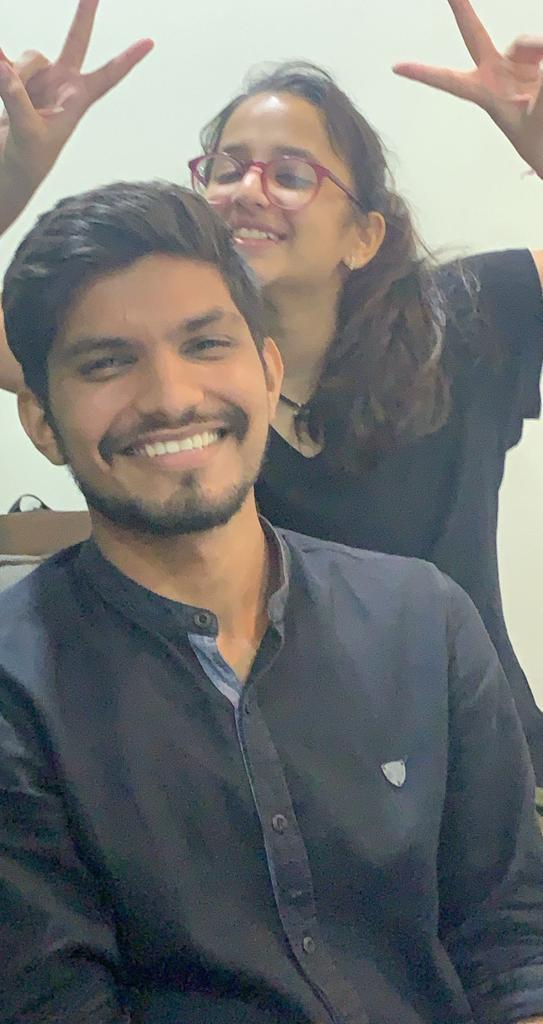
#> input picture IMG-20200721-WA0002.jpg, 543 x 1024 px
$ python face_recognition.py
#> lines starting #> are read from the running program, lines starting #| are printed output that depends on the picture; after the words box and inside, x2 and y2 are one past the last pixel; in counts of white or black regions, pixels touching at a corner belong together
import cv2
face_cascade = cv2.CascadeClassifier("haarcascade_frontalface_default.xml")

img2 = cv2.imread('IMG-20200721-WA0002.jpg')
#> img2 is the input picture: shape (1024, 543, 3); mean B, G, R 114, 115.3, 114.7
window_name='Image'
gray = cv2.cvtColor(img2, cv2.COLOR_BGR2GRAY)
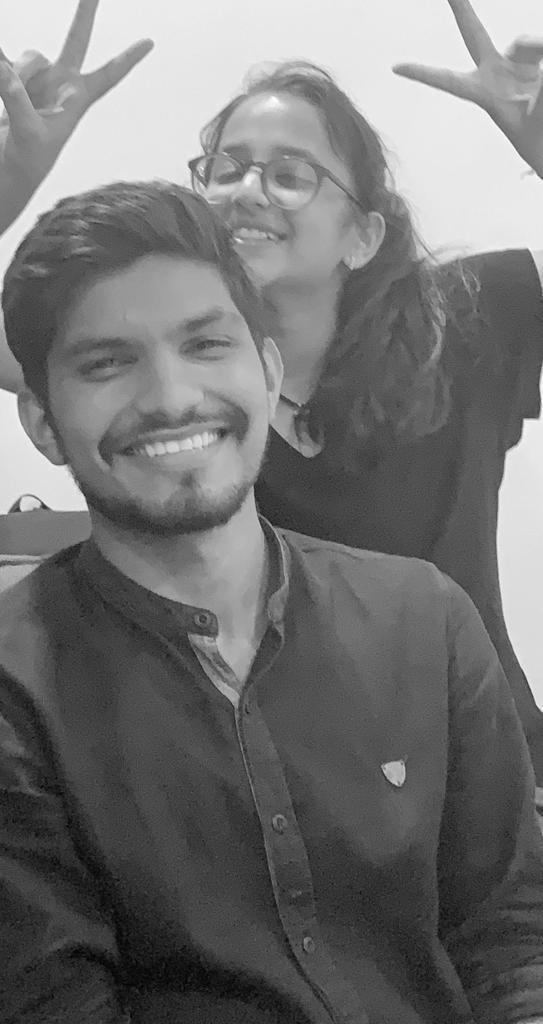
#> gray: shape (1024, 543); min 1, max 254, mean 115
faces2 = face_cascade.detectMultiScale(gray, 1.1, 4)
#> faces2 = [[404, 285, 54, 54], [180, 112, 149, 149], [39, 257, 246, 246]]
for (x, y, w, h) in faces2:
    cv2.rectangle(img2, (x, y), (x+w, y+h), (255, 0, 0), 2)
#> this loop made 3 passes
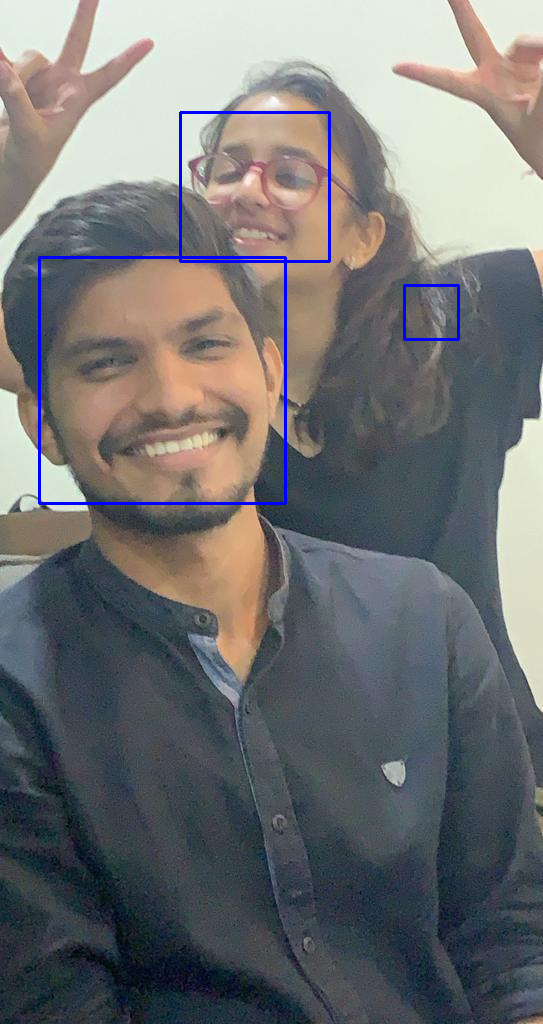
#> img2: shape (1024, 543, 3); 0.96% of pixels changed, all inside (x1, y1, x2, y2) = (38, 111, 460, 505)
P=cv2.imshow('Image', img2)
q=cv2.imwrite('img2.png',img2)
cv2.waitKey()

$ run again, with 20200824034018_IMG_9819.JPG copied over IMG-20200721-WA0002.jpg
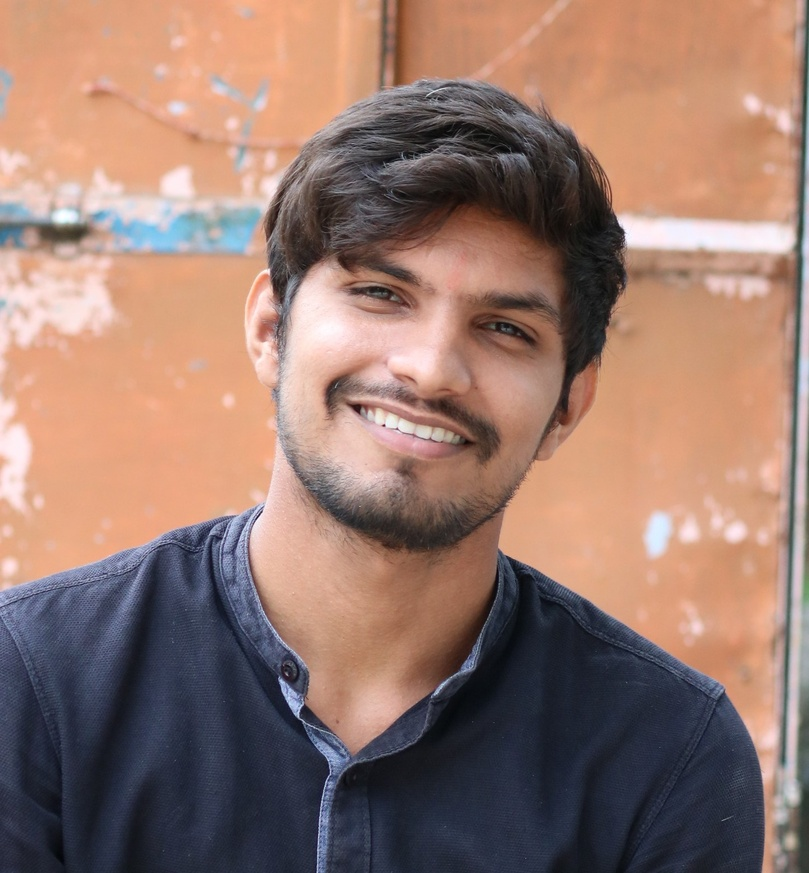
#> input picture 20200824034018_IMG_9819.JPG, 809 x 873 px, shrunk from 1449 x 1564 before the run
#> img2 is the input picture: shape (873, 809, 3); mean B, G, R 109.1, 120.2, 150.7
#> `gray = cv2.cvtColor(img2, cv2.COLOR_BGR2GRAY)`:
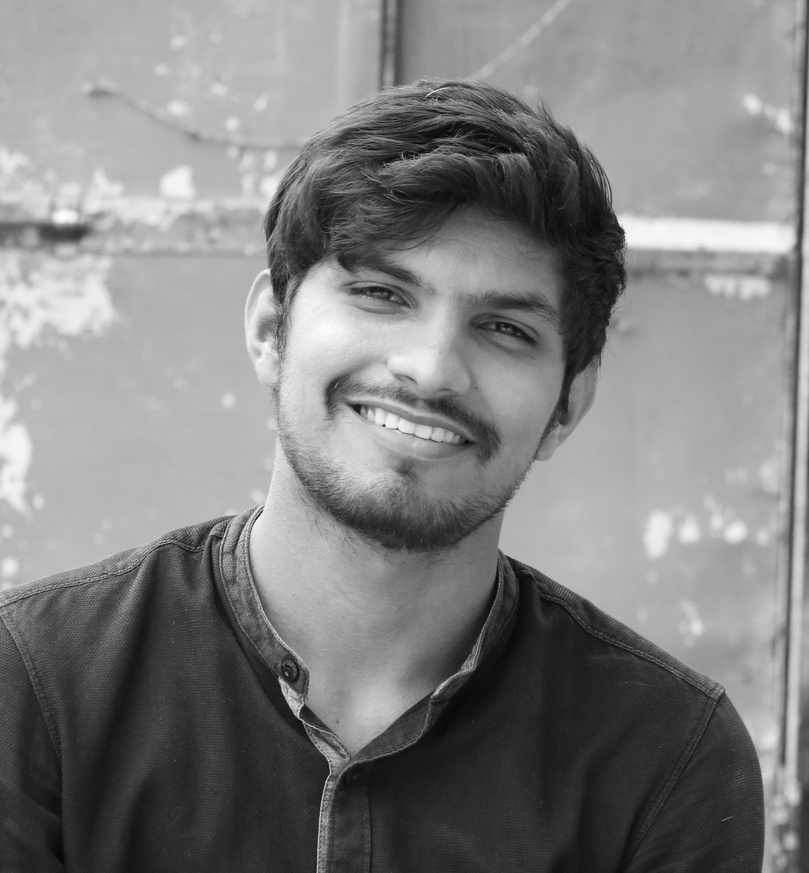
#> gray: shape (873, 809); min 4, max 254, mean 128.1
#> faces2 = [[265, 174, 344, 344]]
#> the loop `for (x, y, w, h) in faces2:` made 1 pass
#> after the loop `for (x, y, w, h) in faces2:`:
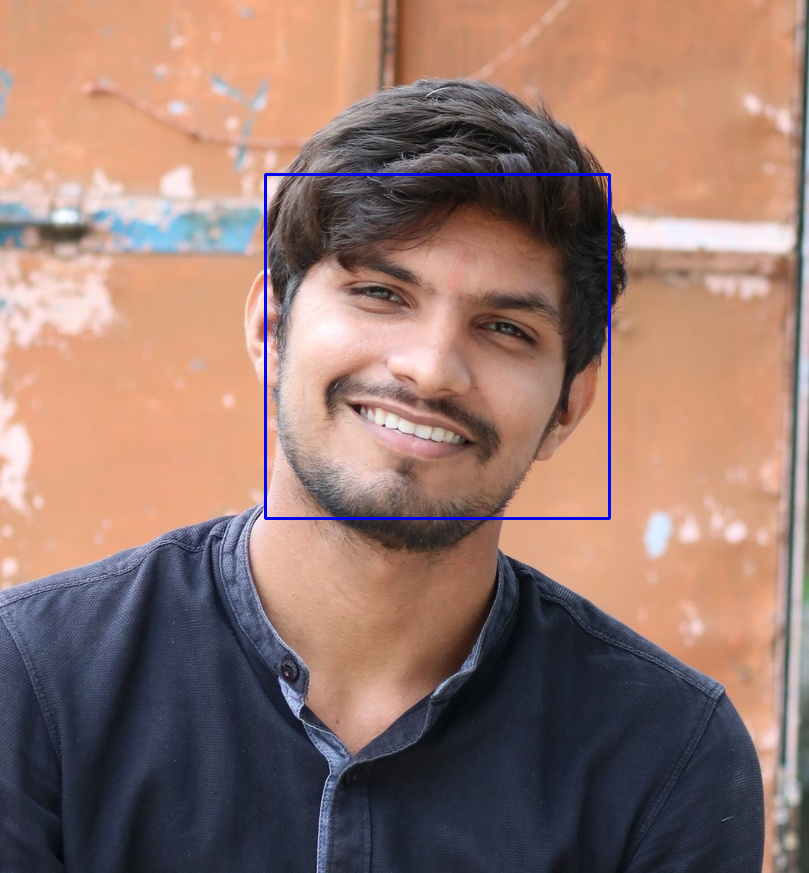
#> img2: shape (873, 809, 3); 0.58% of pixels changed, all inside (x1, y1, x2, y2) = (264, 173, 611, 520)

$ run again, with 20200824035257_IMG_9855.JPG copied over IMG-20200721-WA0002.jpg
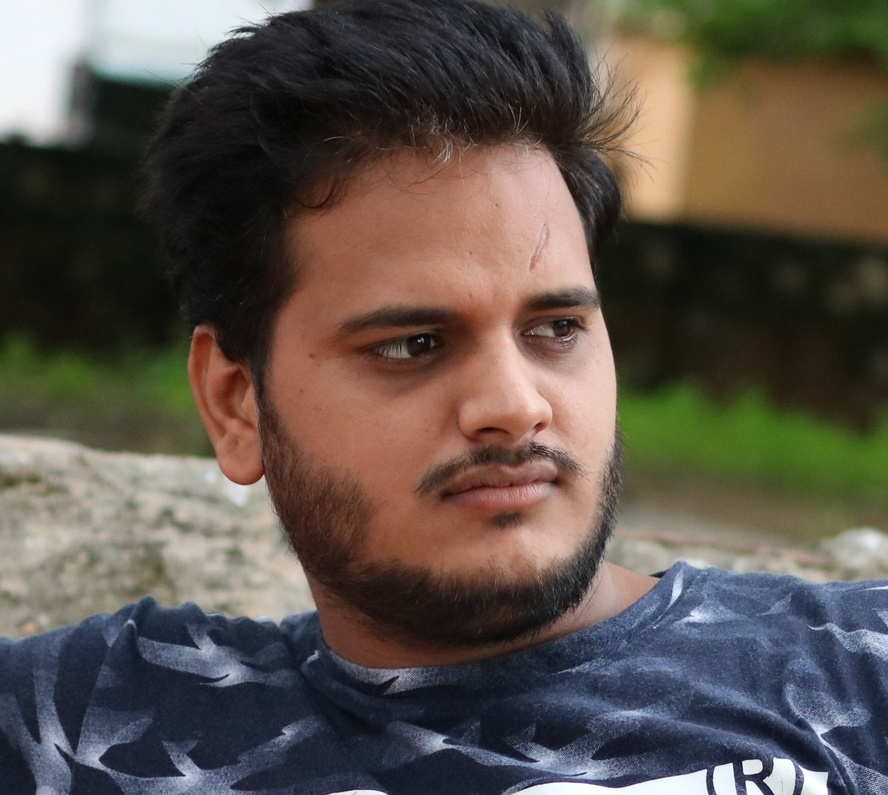
#> input picture 20200824035257_IMG_9855.JPG, 888 x 795 px, shrunk from 1198 x 1073 before the run
#> img2 is the input picture: shape (795, 888, 3); mean B, G, R 75.7, 83.9, 93.1
#> `gray = cv2.cvtColor(img2, cv2.COLOR_BGR2GRAY)`:
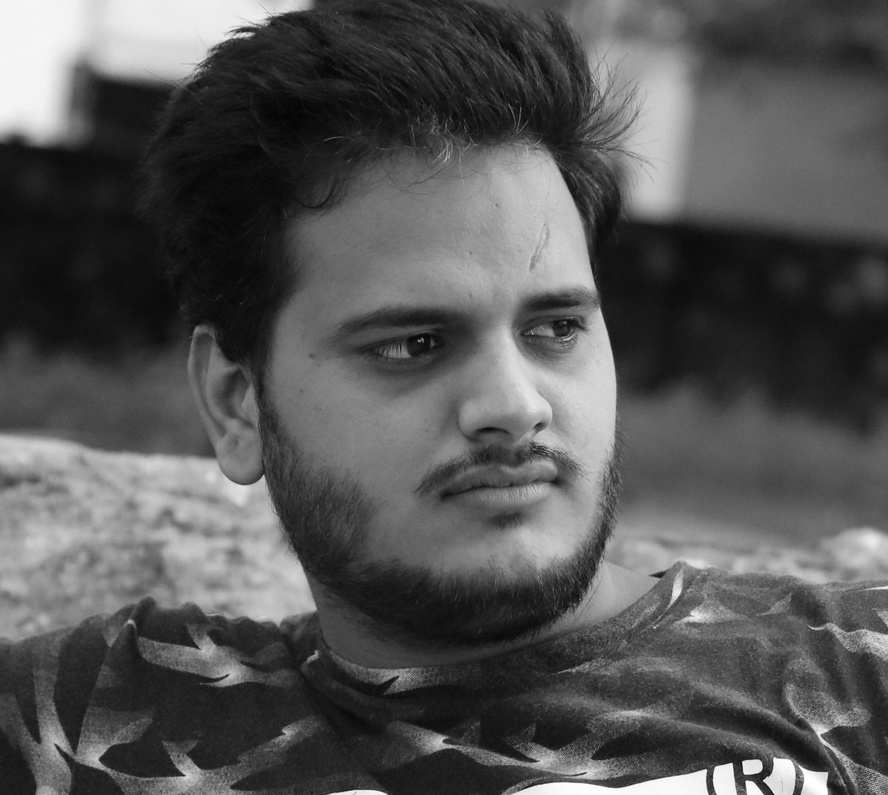
#> gray: shape (795, 888); min 4, max 255, mean 85.7
#> faces2 = [[288, 183, 398, 398]]
#> the loop `for (x, y, w, h) in faces2:` made 1 pass
#> after the loop `for (x, y, w, h) in faces2:`:
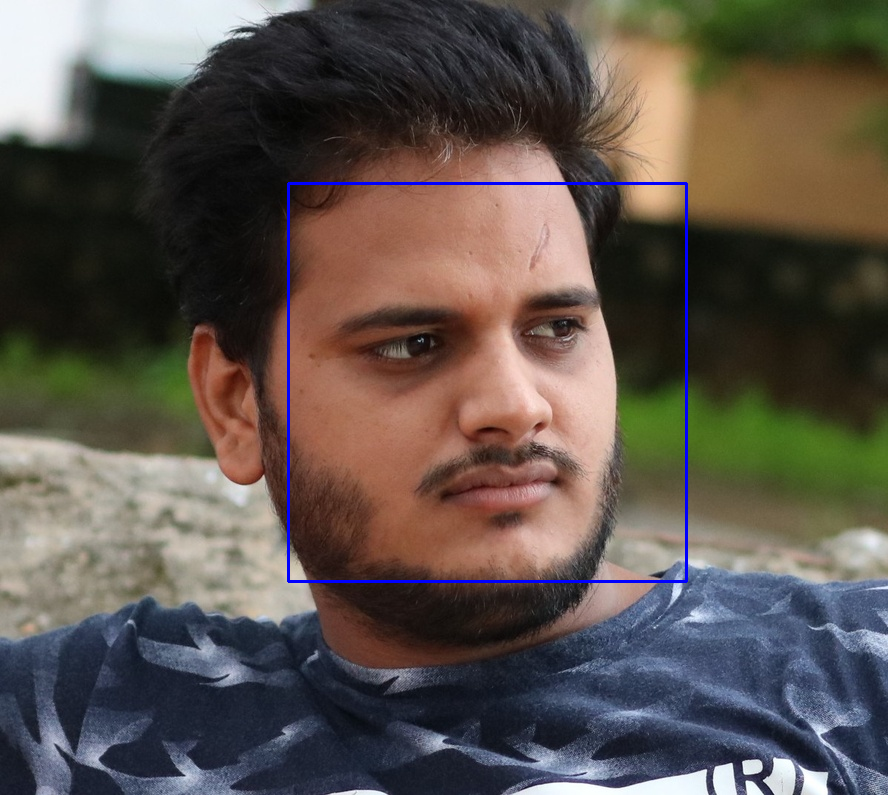
#> img2: shape (795, 888, 3); 0.68% of pixels changed, all inside (x1, y1, x2, y2) = (287, 182, 688, 583)
